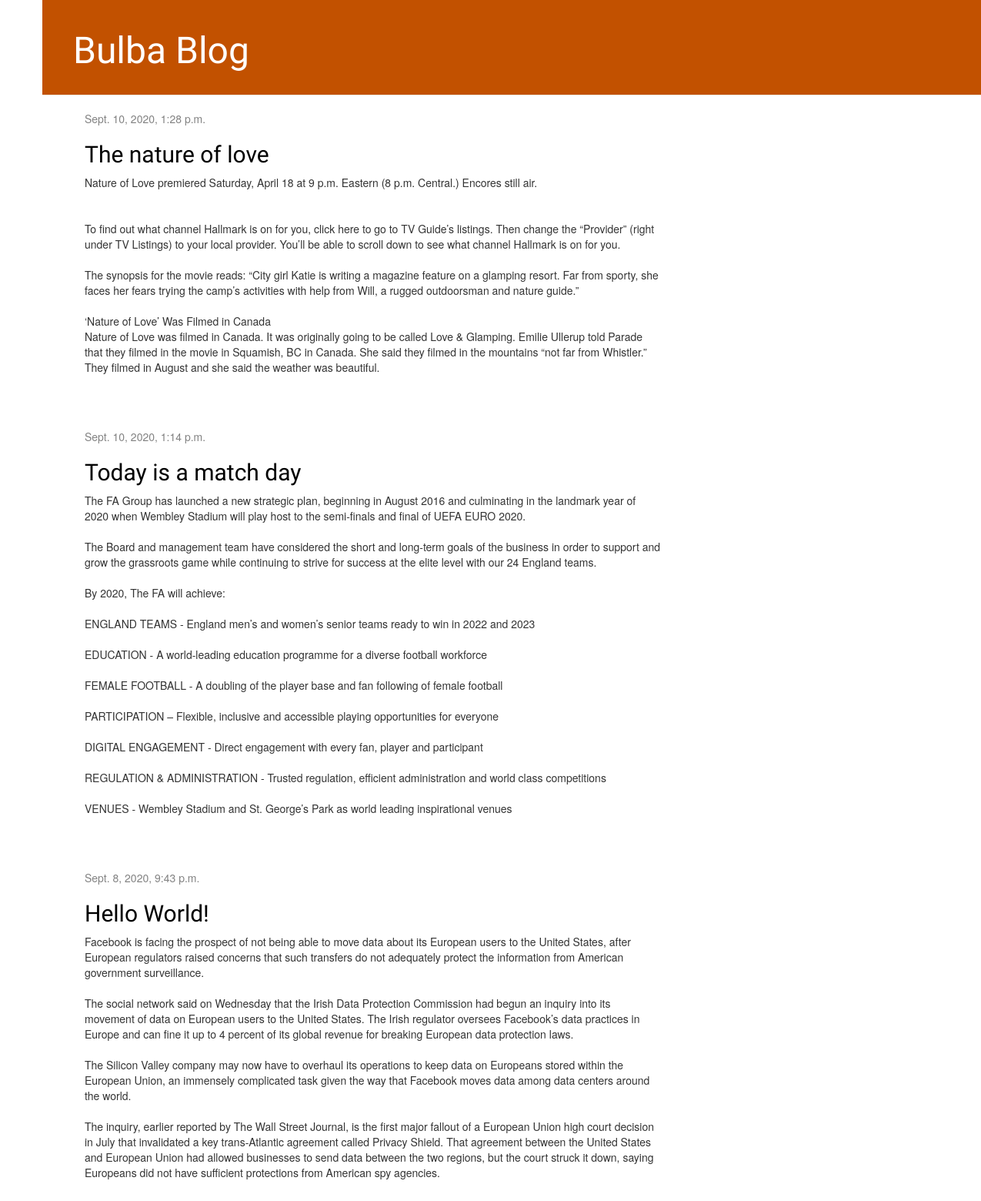
The page / on the database its author committed.
### posts/models.py (models this page shows, shortened)
class Post(models.Model):
    author = models.ForeignKey(settings.AUTH_USER_MODEL, on_delete=models.CASCADE)
    title = models.CharField(max_length=200)
    text = models.TextField()
    created_date = models.DateTimeField(default=timezone.now)
    published_date = models.DateTimeField(blank=True, null=True)

### posts/views.py (the view)
# urls.py: path('', views.post_list, name='post_list'),
def post_list(request):
    posts = Post.objects.filter(published_date__lte=timezone.now()).order_by('-published_date')
    return render(request, 'posts/post_list.html', {'posts': posts})

### posts/templates/posts/post_list.html
{% extends 'posts/base.html' %}
{% block content %}
    {% for post in posts %}
        <div class="post">
            <div class="date">
                {{ post.published_date }}
            </div>
            <h2><a href="{% url 'post_detail' pk=post.pk %}">{{ post.title }}</a></h2>
            <p>{{ post.text|linebreaksbr }}</p>
        </div>
    {% endfor %}
{% endblock %}

### posts/templates/posts/base.html (shortened to what this page needs)
{% load static %}
<head>
        <link rel="stylesheet" href="//maxcdn.bootstrapcdn.com/bootstrap/3.2.0/css/bootstrap.min.css">
        <link rel="stylesheet" href="//maxcdn.bootstrapcdn.com/bootstrap/3.2.0/css/bootstrap-theme.min.css">
        <link rel="stylesheet" href="{% static 'css/posts.css' %}">
    </head>
    <body>
        <div class="page-header">
            <h1><a href="/">Bulba Blog</a></h1>
        </div>
        <div class="content container">
            <div class="row">
                <div class="col-md-8">
                {% block content %}
                {% endblock %}
                </div>
            </div>
        </div>
    </body>

### posts/static/css/posts.css (style rules this page uses)
body { padding-left: 55px; }
h1 a, h2 a { color: #C25100; font-family: 'Lobster'; }
.page-header { background-color: #C25100; margin-top: 0; padding: 20px 20px 20px 40px; }
.page-header h1, .page-header h1 a, .page-header h1 a:visited, .page-header h1 a:active { color: #ffffff; font-size: 36pt; text-decoration: none; }
.content { margin-left: 40px; }
h1, h2, h3, h4 { font-family: 'Lobster', cursive; }
.date { color: #828282; }
.post { margin-bottom: 70px; }
.post h2 a, .post h2 a:visited { color: #000000; }

### rows shown on the page
Post: published_date "Sept. 10, 2020, 1:28 p.m.", title "The nature of love", text "Nature of Love premiered Saturday, April 18 at 9 p.m. Eastern (8 p.m. Central.) Encores still air. To find out what channel Hallmark is on for you, click here to go to TV Guide’s listings. Then change the “Provider” (right under TV Listings) to your local provider. You’ll be able to scroll down to see what channel Hallmark is on for you. The synopsis for the movie reads: “City girl Katie is writing a magazine feature on a glamping resort. Far from sporty, she faces her fears trying the camp’s activities with help from Will, a rugged outdoorsman and nature guide.” ‘Nature of Love’ Was Filmed in Canada Nature of Love was filmed in Canada. It was originally going to be called Love & Glamping.…"
Post: published_date "Sept. 10, 2020, 1:14 p.m.", title "Today is a match day", text "The FA Group has launched a new strategic plan, beginning in August 2016 and culminating in the landmark year of 2020 when Wembley Stadium will play host to the semi-finals and final of UEFA EURO 2020. The Board and management team have considered the short and long-term goals of the business in order to support and grow the grassroots game while continuing to strive for success at the elite level with our 24 England teams. By 2020, The FA will achieve: ENGLAND TEAMS - England men’s and women’s senior teams ready to win in 2022 and 2023 EDUCATION - A world-leading education programme for a diverse football workforce FEMALE FOOTBALL - A doubling of the player base and fan following of female…"
Post: published_date "Sept. 8, 2020, 9:43 p.m.", title "Hello World!", text "Facebook is facing the prospect of not being able to move data about its European users to the United States, after European regulators raised concerns that such transfers do not adequately protect the information from American government surveillance. The social network said on Wednesday that the Irish Data Protection Commission had begun an inquiry into its movement of data on European users to the United States. The Irish regulator oversees Facebook’s data practices in Europe and can fine it up to 4 percent of its global revenue for breaking European data protection laws. The Silicon Valley company may now have to overhaul its operations to keep data on Europeans stored within the…"
